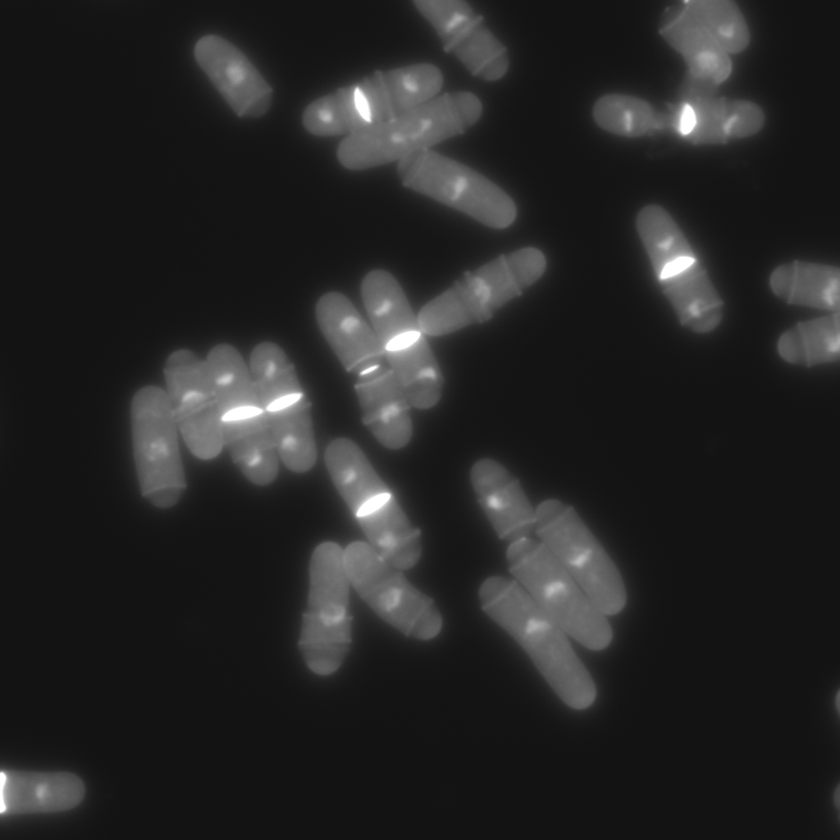
%> input picture Project02/Question1/image1.tiff, 840 x 840 px, shrunk from 1024 x 1024 before the run
$ octave Project2Question2.m   (GNU Octave 9; MATLAB toolbox functions it lacks are replaced by stand-ins)
%> lines starting %> are read from the running program, lines starting %| are printed output that depends on the picture
% Implementation of a Gaussian Filter.

%Reading Image.
I = imread('image1.tiff');
%> I is the input picture: size 840x840 uint8; min 18, max 255, mean 37.9

%Asking user for input of sigma.
sigma = input('Please Enter the value of sigma:');
%> the answer given: 2

%Assuming size of gaussain matrix as 15 by 15.
hsize = [15 15];

%Creating a two-dimensional Gaussian filter h.
h = fspecial('gaussian', hsize , sigma);

%hx is gradient along x-axis direction and hy is gradient along y-axis
%direction
[hx,hy] = gradient(h);

%Convolving the 2D image with the gaussian filter in the x direction.
I2 = conv2(double(I),double(hx),'same');
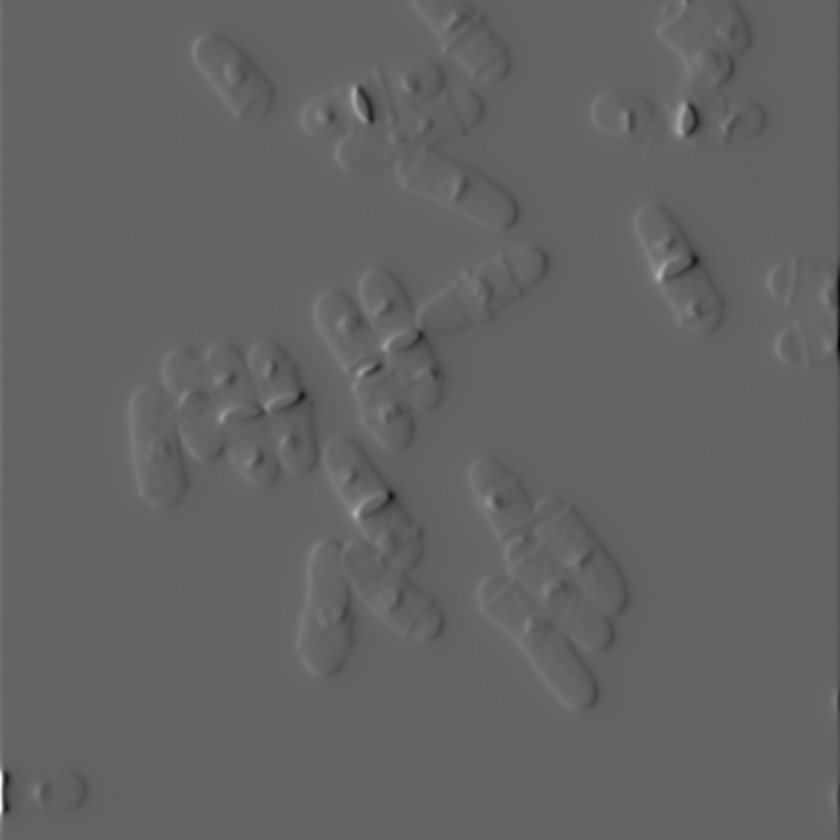
%> I2: size 840x840 double; min -30.35, max 47.1, mean 0; drawn with min black and max white
I2 = double(I2);

%Convolving the 2D image with the gaussian filter in the y direction.
I3 = conv2(double(I),double(hy),'same');
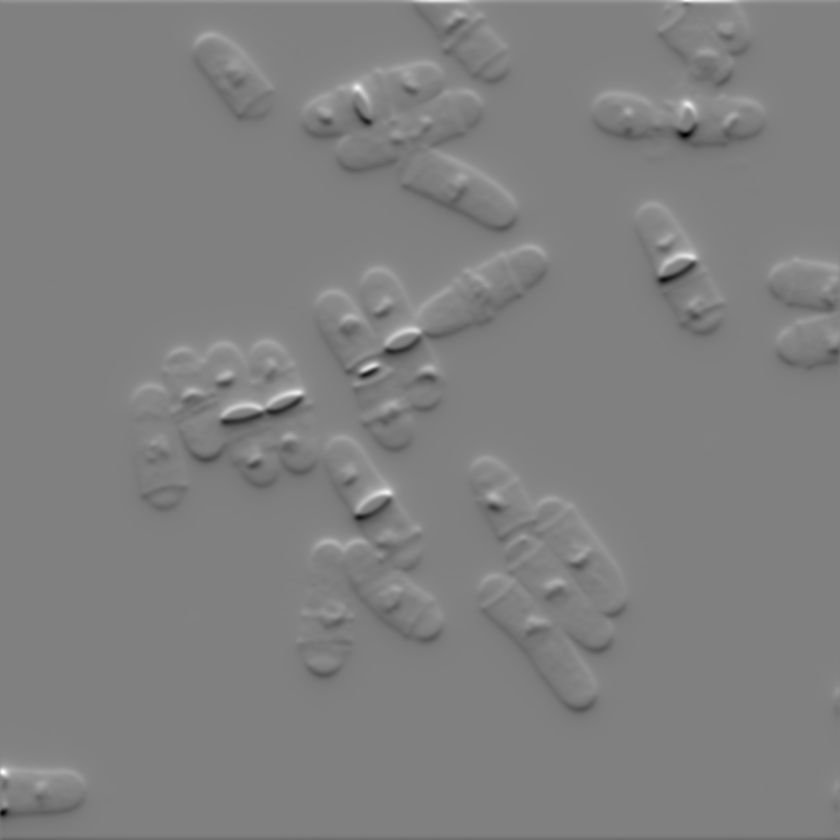
%> I3: size 840x840 double; min -24.28, max 23.85, mean 0; drawn with min black and max white
I3 = double(I3);

%Displaying original image, followed by derivative images.
figure, imshow(I,[])
figure, imshow(I2,[])
figure, imshow(I3,[]);
